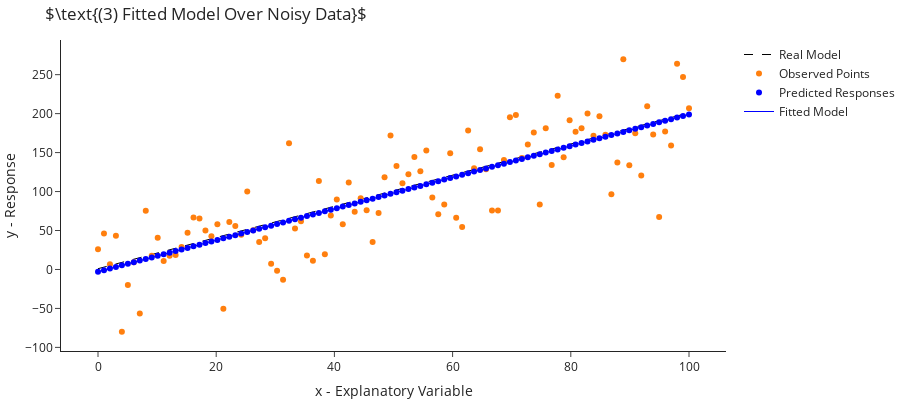

The notebook cell saved with this chart:
### Code cell
y_hat = model.predict(x.reshape(-1,1))

fig.data = [fig.data[0], fig.data[1]]
fig.update_layout(title=r"$\text{(3) Fitted Model Over Noisy Data}$")
fig.add_traces([go.Scatter(x=x, y=y_hat, mode="markers", name="Predicted Responses", marker=dict(color="blue")),
                go.Scatter(x=x, y=y_hat, mode="lines", name="Fitted Model", line=dict(color="blue", width=1))])
fig.show()
